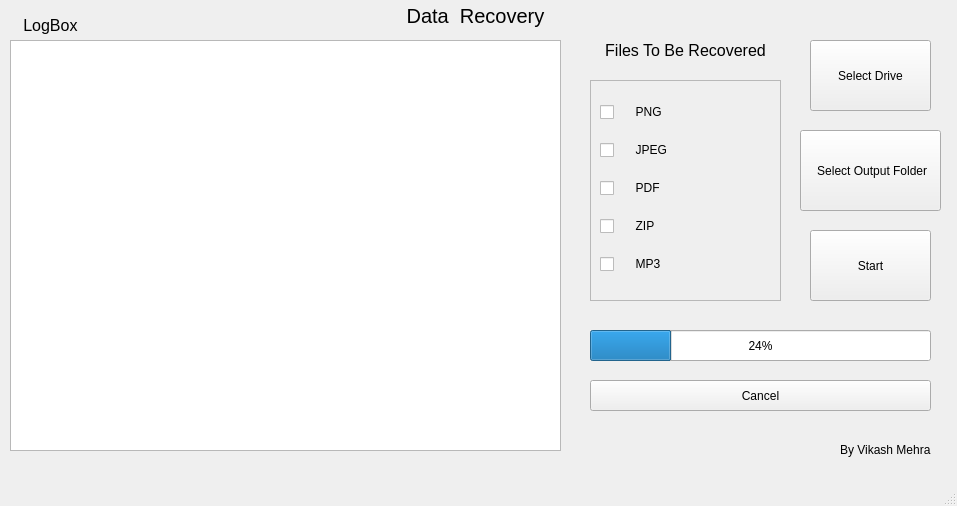
<?xml version="1.0" encoding="UTF-8"?>
<ui version="4.0">
 <class>MainWindow</class>
 <widget class="QMainWindow" name="MainWindow">
  <property name="geometry">
   <rect>
    <x>0</x>
    <y>0</y>
    <width>957</width>
    <height>506</height>
   </rect>
  </property>
  <property name="windowTitle">
   <string>MainWindow</string>
  </property>
  <widget class="QWidget" name="centralwidget">
   <widget class="QTextEdit" name="logBox">
    <property name="geometry">
     <rect>
      <x>10</x>
      <y>40</y>
      <width>551</width>
      <height>411</height>
     </rect>
    </property>
    <property name="readOnly">
     <bool>true</bool>
    </property>
   </widget>
   <widget class="QPushButton" name="selectDirButton">
    <property name="geometry">
     <rect>
      <x>810</x>
      <y>40</y>
      <width>121</width>
      <height>71</height>
     </rect>
    </property>
    <property name="text">
     <string>Select Drive</string>
    </property>
   </widget>
   <widget class="QPushButton" name="startRecoveryButton">
    <property name="geometry">
     <rect>
      <x>810</x>
      <y>230</y>
      <width>121</width>
      <height>71</height>
     </rect>
    </property>
    <property name="text">
     <string>Start</string>
    </property>
   </widget>
   <widget class="QLabel" name="label">
    <property name="geometry">
     <rect>
      <x>10</x>
      <y>0</y>
      <width>931</width>
      <height>31</height>
     </rect>
    </property>
    <property name="font">
     <font>
      <pointsize>15</pointsize>
     </font>
    </property>
    <property name="lineWidth">
     <number>2</number>
    </property>
    <property name="text">
     <string>Data  Recovery</string>
    </property>
    <property name="alignment">
     <set>Qt::AlignCenter</set>
    </property>
    <property name="margin">
     <number>1</number>
    </property>
   </widget>
   <widget class="QLabel" name="label_2">
    <property name="geometry">
     <rect>
      <x>840</x>
      <y>440</y>
      <width>101</width>
      <height>20</height>
     </rect>
    </property>
    <property name="text">
     <string>By Vikash Mehra</string>
    </property>
   </widget>
   <widget class="QFrame" name="checkboxContainer&#10;">
    <property name="geometry">
     <rect>
      <x>590</x>
      <y>80</y>
      <width>191</width>
      <height>221</height>
     </rect>
    </property>
    <property name="frameShape">
     <enum>QFrame::StyledPanel</enum>
    </property>
    <property name="frameShadow">
     <enum>QFrame::Raised</enum>
    </property>
    <layout class="QVBoxLayout" name="verticalLayout">
     <item>
      <widget class="QCheckBox" name="checkBoxPNG">
       <property name="text">
        <string>     PNG</string>
       </property>
      </widget>
     </item>
     <item>
      <widget class="QCheckBox" name="checkBoxJPEG">
       <property name="text">
        <string>     JPEG</string>
       </property>
      </widget>
     </item>
     <item>
      <widget class="QCheckBox" name="checkBoxPDF">
       <property name="text">
        <string>     PDF</string>
       </property>
      </widget>
     </item>
     <item>
      <widget class="QCheckBox" name="checkBoxZIP">
       <property name="text">
        <string>     ZIP</string>
       </property>
      </widget>
     </item>
     <item>
      <widget class="QCheckBox" name="checkBoxMP3">
       <property name="text">
        <string>     MP3</string>
       </property>
      </widget>
     </item>
    </layout>
   </widget>
   <widget class="QPushButton" name="selectOutputButton">
    <property name="geometry">
     <rect>
      <x>800</x>
      <y>130</y>
      <width>141</width>
      <height>81</height>
     </rect>
    </property>
    <property name="autoFillBackground">
     <bool>false</bool>
    </property>
    <property name="text">
     <string> Select Output Folder</string>
    </property>
   </widget>
   <widget class="QLabel" name="label_3">
    <property name="geometry">
     <rect>
      <x>590</x>
      <y>40</y>
      <width>191</width>
      <height>21</height>
     </rect>
    </property>
    <property name="font">
     <font>
      <pointsize>12</pointsize>
     </font>
    </property>
    <property name="text">
     <string>Files To Be Recovered</string>
    </property>
    <property name="textFormat">
     <enum>Qt::PlainText</enum>
    </property>
    <property name="scaledContents">
     <bool>false</bool>
    </property>
    <property name="alignment">
     <set>Qt::AlignCenter</set>
    </property>
    <property name="wordWrap">
     <bool>true</bool>
    </property>
   </widget>
   <widget class="QProgressBar" name="progressBar">
    <property name="geometry">
     <rect>
      <x>590</x>
      <y>330</y>
      <width>341</width>
      <height>31</height>
     </rect>
    </property>
    <property name="value">
     <number>24</number>
    </property>
   </widget>
   <widget class="QPushButton" name="cancelRecoveryButton">
    <property name="geometry">
     <rect>
      <x>590</x>
      <y>380</y>
      <width>341</width>
      <height>31</height>
     </rect>
    </property>
    <property name="text">
     <string>Cancel</string>
    </property>
   </widget>
   <widget class="QLabel" name="label_4">
    <property name="geometry">
     <rect>
      <x>10</x>
      <y>10</y>
      <width>161</width>
      <height>31</height>
     </rect>
    </property>
    <property name="font">
     <font>
      <pointsize>12</pointsize>
     </font>
    </property>
    <property name="text">
     <string>   LogBox</string>
    </property>
   </widget>
  </widget>
  <widget class="QMenuBar" name="menubar">
   <property name="geometry">
    <rect>
     <x>0</x>
     <y>0</y>
     <width>957</width>
     <height>20</height>
    </rect>
   </property>
  </widget>
  <widget class="QStatusBar" name="statusBar"/>
 </widget>
 <resources/>
 <connections/>
</ui>
